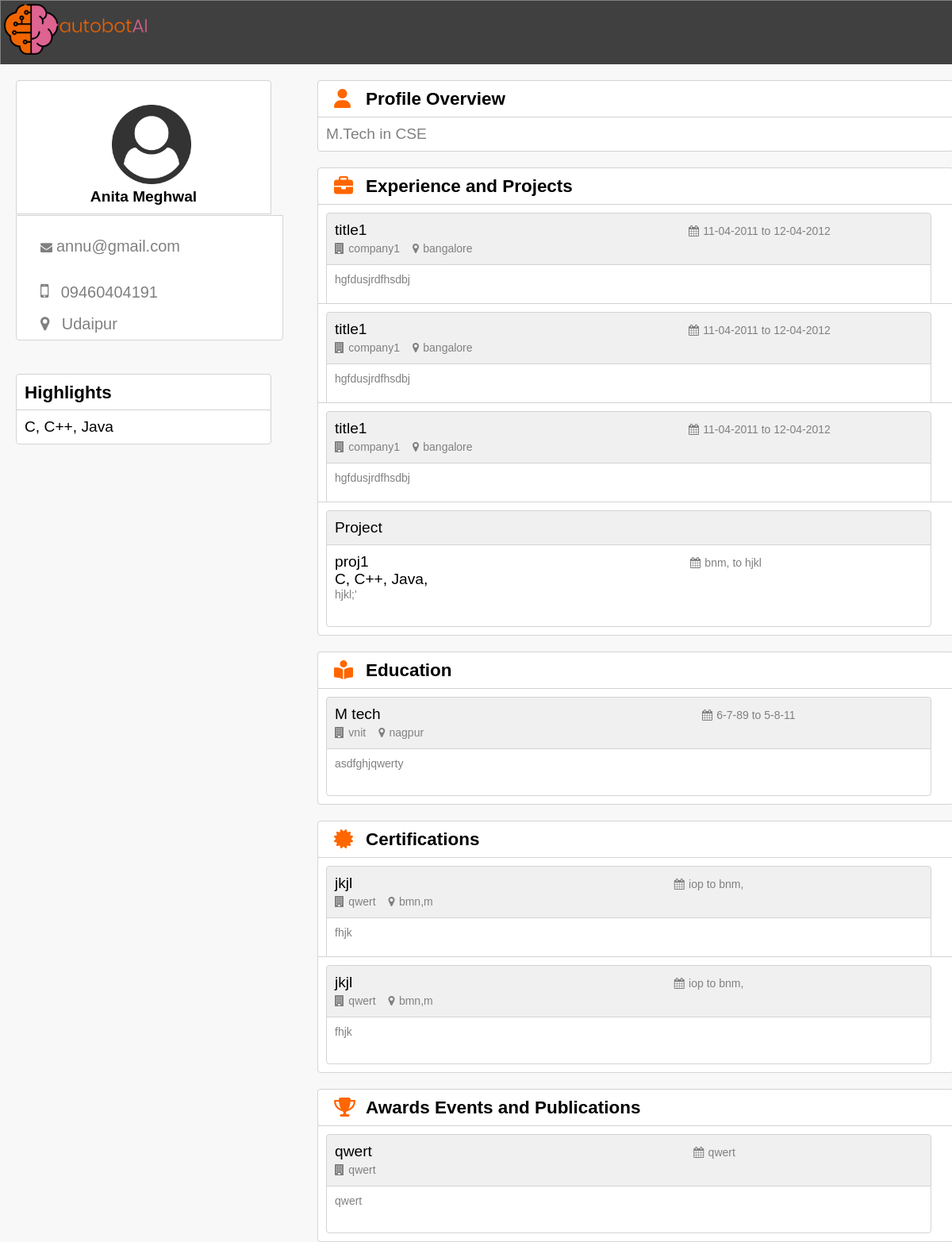
The app's page /display.php?ID=anita with its own data.
### tables this page shows
CREATE TABLE `profile_details` (
  `profileid` int(11) NOT NULL,
  `username` varchar(250) NOT NULL,
  `email` varchar(250) NOT NULL,
  `fullname` varchar(250) NOT NULL,
  `location` varchar(250) NOT NULL,
  `phone` varchar(11) NOT NULL
);

CREATE TABLE `profile_overview` (
  `Overviewid` int(11) NOT NULL,
  `username` varchar(250) NOT NULL,
  `overview` varchar(550) NOT NULL
);

CREATE TABLE `highlights` (
  `hid` int(11) NOT NULL,
  `username` varchar(250) NOT NULL,
  `skills` varchar(550) NOT NULL
);

CREATE TABLE `experience` (
  `exid` int(11) NOT NULL,
  `username` varchar(250) NOT NULL,
  `title` varchar(250) NOT NULL,
  `company` varchar(250) NOT NULL,
  `startdate` varchar(20) NOT NULL,
  `enddate` varchar(20) NOT NULL,
  `location` varchar(250) NOT NULL,
  `description` varchar(550) NOT NULL
);

CREATE TABLE `project` (
  `projid` int(11) NOT NULL,
  `username` varchar(250) NOT NULL,
  `title` varchar(250) NOT NULL,
  `skills` varchar(250) NOT NULL,
  `applink` varchar(250) NOT NULL,
  `startdate` varchar(11) NOT NULL,
  `enddate` varchar(11) NOT NULL,
  `description` varchar(550) NOT NULL
);

CREATE TABLE `education` (
  `eduid` int(11) NOT NULL,
  `username` varchar(250) NOT NULL,
  `degree` varchar(250) NOT NULL,
  `institute` varchar(250) NOT NULL,
  `location` varchar(250) NOT NULL,
  `startdate` varchar(11) NOT NULL,
  `enddate` varchar(11) NOT NULL,
  `description` varchar(550) NOT NULL
);

CREATE TABLE `certification` (
  `certid` int(11) NOT NULL,
  `username` varchar(250) NOT NULL,
  `degree` varchar(250) NOT NULL,
  `institute` varchar(250) NOT NULL,
  `location` varchar(250) NOT NULL,
  `startdate` varchar(11) NOT NULL,
  `enddate` varchar(11) NOT NULL,
  `description` varchar(550) NOT NULL
);

CREATE TABLE `events` (
  `eventid` int(11) NOT NULL,
  `username` varchar(250) NOT NULL,
  `institute` varchar(250) NOT NULL,
  `event` varchar(250) NOT NULL,
  `date` varchar(11) NOT NULL,
  `description` varchar(550) NOT NULL
);

### display.php (the view, shortened to what this page needs)
<?php
if(isset($_GET['ID'])){
	$username= $_GET['ID'];
}
?>
<!DOCTYPE html>
<html>
<head>
	<link rel="stylesheet" type="text/css" href="style.css">
<link rel="stylesheet" href="https://cdnjs.cloudflare.com/ajax/libs/font-awesome/4.7.0/css/font-awesome.min.css">
</head>
<a href="#"><img src="img/logo.png" alt="logo" style="max-width:15%;
  height:auto; position: absolute; margin: 5px auto 0px; margin-left: 5px; "></a>
<body style="background: #F8F8F8;">
	<?php
	$db = mysqli_connect('localhost', 'root', '', 'registration');
   ?>
  <div style="width: 100%; color: blue; height: 60px;  margin: 0px auto 0px;  margin-left: 0px; background: #404040;  font-size: 150%; border-radius: 0px 0px 0px 0px;" class="header">
</div>
<div class="content" style="position: absolute;max-width:25%; margin: 20px; border-radius: 4px 4px 0px 0px; border: 1px solid #D3D3D3; text-align: center;">
<a href="#"><img src="img/userlogo.png" alt="userlogo" style="max-width:50%;height:auto;"></a>
    <p ><strong>
    	<?php
  $query = "SELECT * FROM profile_details WHERE username='$username';";
  $result = mysqli_query($db, $query);
  $resultcheck = mysqli_num_rows($result);
    	if($resultcheck>0)
    	{
    		$userres= mysqli_fetch_assoc($result);
 			 echo $userres['fullname'];
    	}
?>
    	</strong></p>
</div>
<div style="position: absolute; width: 335px; margin: 20px;margin-top: 190px; border-radius: 0px 0px 4px 4px; border: 1px solid #D3D3D3;border: 1px solid #D3D3D3; background:white; color: #808080;">
<br>
  <i style="position: absolute; font-size:15px; margin: 10px; margin-left: 30px; " class="fa">&#xf0e0;</i>
  <p style="margin-top:5px; margin-left: 50px;font-size:20px;">
  <?php
  $query = "SELECT * FROM profile_details WHERE username='$username';";
  $result = mysqli_query($db, $query);
  $userres= mysqli_fetch_assoc($result);
  echo $userres['email'];
  ?>
  </p>
  <br>
  <i style="font-size:24px; margin: 10px; margin-left: 30px;" class="fa">&#xf10b;</i>
  <label style="text-align: left;font-size:20px;">
  <?php
  echo $userres['phone'];
  ?>
  <br>
  </label>
  <i style="font-size:20px; margin: 10px; margin-left: 30px;" class="fa">&#xf041;</i>
  <label style="text-align: left;font-size:20px;">
  <?php
  echo $userres['location'];
  ?>
  </label>
</div>
<div class="content" style=" width:65%; margin: 20px; margin-left: 400px; border-radius: 4px 4px 0px 0px; border: 1px solid #D3D3D3;">
  <i style="position: absolute; font-size:24px; margin-left:10px; color: #FF6600;" class='fas'>&#xf007;</i>
  <h3 style="margin-left: 50px;">Profile Overview</h3>
</div>
<div class="content" style=" width:65%; margin-top: -22px; margin-left: 400px; border-radius: 0px 0px 4px 4px; border: 1px solid #D3D3D3; color: #808080;">
<?php
  $query2 = "SELECT * FROM profile_overview WHERE username='$username';";
  $result2 = mysqli_query($db, $query2);
  $userres2= mysqli_fetch_assoc($result2);
  echo $userres2['overview'];
  ?>
</div>
<div class="content" style="position: absolute; width:25%; margin: 20px; margin-top: 280px; border-radius: 4px 4px 0px 0px; border: 1px solid #D3D3D3;">
   <h3>Highlights</h3>
</div>
<div class="content" style="position: absolute; width:25%; margin: 20px; margin-top: 325px; border-radius: 0px 0px 4px 4px; border: 1px solid #D3D3D3;">
	<?php
  $query3 = "SELECT * FROM highlights WHERE username='$username';";
  $result3 = mysqli_query($db, $query3);
  $userres3= mysqli_fetch_assoc($result3);
  echo $userres3['skills'];
  ?>
  	</div>
<div class="content" style=" width:65%; margin: 20px; margin-left: 400px; border-radius: 4px 4px 4px 4px; border: 1px solid #D3D3D3;">
  <i style="position: absolute; font-size:24px; margin-left:10px; color: #FF6600;" class='fas'>&#xf0b1;</i>
  <h3 style="margin-left: 50px;">Experience and Projects</h3>
</div>
<?php
  $query4 = "SELECT * FROM experience WHERE username='$username';";
  $result4 = mysqli_query($db, $query4);
  ?>
<?php while($row=mysqli_fetch_assoc($result4)) { ?>
<div class="content" style=" width:65%; margin-top: -22px; margin-left: 400px; border-radius: 0px 0px 4px 4px; border: 1px solid #D3D3D3; color: #808080;">
	<div class="header" style="margin:0px; background :#F0F0F0;border: 1px solid #D3D3D3; color: #808080; width:95%; border-radius: 4px 4px 0px 0px;text-align: left;">
		<label style="text-align: left;color: black;"><?php echo $row['title']; ?></label>
		<i style="font-size:14px;margin-left: 400px;" class="fa">&#xf073;</i>
		<label style="font-size:14px;text-align: left;"><?php echo $row['startdate']; ?> to <?php echo $row['enddate']; ?></label>
		<br>
		<i style="font-size:14px" class="fa">&#xf1ad;</i>
		<label style="font-size:14px;text-align: left;"><?php echo $row['company']; ?></label>&nbsp;&nbsp;
		<i style="font-size:14px" class="fa">&#xf041;</i>
		<label style="font-size:14px;text-align: left;"><?php echo $row['location']; ?></label>
	</div>
	<form method="post" class="content" style="width: 95%;margin:0px;margin-top: -1px; border: 1px solid #D3D3D3; color: #808080;border-radius: 0px 0px 4px 4px;"><p style="font-size:14px;text-align: left;"><?php echo $row['description']; ?></p>
		<br>
	</form>
</div>
<?php }?>
<?php
  $query5 = "SELECT * FROM project WHERE username='$username';";
  $result5 = mysqli_query($db, $query5);
 ?>
 <?php while($row1=mysqli_fetch_assoc($result5)) { ?>
<div class="content" style=" width:65%; margin-top: -22px; margin-left: 400px; border-radius: 0px 0px 4px 4px; border: 1px solid #D3D3D3; color: #808080;">
	<div class="header" style="margin:0px; background :#F0F0F0;border: 1px solid #D3D3D3; color: #808080; width:95%; border-radius: 4px 4px 0px 0px;text-align: left;">
		<label style="text-align: left; color: black;">Project</label>
	</div>
	<form method="post" class="content" style="width: 95%;margin:0px;margin-top: -1px; border: 1px solid #D3D3D3; color: #808080;border-radius: 0px 0px 4px 4px;">
		<label style="text-align: left;color: black;"><?php echo $row1['title']; ?></label>
		<i style="font-size:14px;margin-left: 400px;" class="fa">&#xf073;</i>
		<label style="font-size:14px;text-align: left;"><?php echo $row1['startdate']; ?> to <?php echo $row1['enddate']; ?></label>
		<br>
		<label style="text-align: left;color: black;"><?php echo $row1['skills']; ?></label>
		<p style="font-size:14px;text-align: left;"><?php echo $row1['description']; ?></p>
		<br>
	</form>
</div>
<?php }?>
<div class="content" style=" width:65%; margin: 20px; margin-left: 400px; border-radius: 4px 4px 4px 4px; border: 1px solid #D3D3D3;">
  <i style="position: absolute; font-size:24px; margin-left:10px; color: #FF6600;" class='fas'>&#xf5da;</i>
  <h3 style="margin-left: 50px;">Education</h3>
</div>
<?php
  $query6 = "SELECT * FROM education WHERE username='$username';";
  $result6 = mysqli_query($db, $query6);
 ?>
 <?php while($row2=mysqli_fetch_assoc($result6)) { ?>
<div class="content" style=" width:65%; margin-top: -22px; margin-left: 400px; border-radius: 0px 0px 4px 4px; border: 1px solid #D3D3D3; color: #808080;">
	<div class="header" style="margin:0px; background :#F0F0F0;border: 1px solid #D3D3D3; color: #808080; width:95%; border-radius: 4px 4px 0px 0px;text-align: left;">
		<label style="text-align: left;color: black;"><?php echo $row2['degree']; ?></label>
		<i style="font-size:14px;margin-left: 400px;" class="fa">&#xf073;</i>
		<label style="font-size:14px;text-align: left;"><?php echo $row2['startdate']; ?> to <?php echo $row2['enddate']; ?></label>
		<br>
		<i style="font-size:14px" class="fa">&#xf1ad;</i>
		<label style="font-size:14px;text-align: left;"><?php echo $row2['institute']; ?></label>&nbsp;&nbsp;
		<i style="font-size:14px" class="fa">&#xf041;</i>
		<label style="font-size:14px;text-align: left;"><?php echo $row2['location']; ?></label>
	</div>
	<form method="post" class="content" style="width: 95%;margin:0px;margin-top: -1px; border: 1px solid #D3D3D3; color: #808080;border-radius: 0px 0px 4px 4px;"><p style="font-size:14px;text-align: left;"><?php echo $row2['description']; ?></p>
		<br>
	</form>
</div>
<?php }?>
<div class="content" style=" width:65%; margin: 20px; margin-left: 400px; border-radius: 4px 4px 4px 4px; border: 1px solid #D3D3D3;">
  <i style="position: absolute; font-size:24px; margin-left:10px; color: #FF6600;" class='fas'>&#xf0a3;</i>
  <h3 style="margin-left: 50px;">Certifications</h3>
</div>
<?php
  $query7 = "SELECT * FROM certification WHERE username='$username';";
  $result7 = mysqli_query($db, $query7);
 ?>
 <?php while($row3=mysqli_fetch_assoc($result7)) { ?>
<div class="content" style=" width:65%; margin-top: -22px; margin-left: 400px; border-radius: 0px 0px 4px 4px; border: 1px solid #D3D3D3; color: #808080;">
	<div class="header" style="margin:0px; background :#F0F0F0;border: 1px solid #D3D3D3; color: #808080; width:95%; border-radius: 4px 4px 0px 0px;text-align: left;">
		<label style="text-align: left;color: black;"><?php echo $row3['degree']; ?></label>
		<i style="font-size:14px;margin-left: 400px;" class="fa">&#xf073;</i>
		<label style="font-size:14px;text-align: left;"><?php echo $row3['startdate']; ?> to <?php echo $row3['enddate']; ?></label>
		<br>
		<i style="font-size:14px" class="fa">&#xf1ad;</i>
		<label style="font-size:14px;text-align: left;"><?php echo $row3['institute']; ?></label>&nbsp;&nbsp;
		<i style="font-size:14px" class="fa">&#xf041;</i>
		<label style="font-size:14px;text-align: left;"><?php echo $row3['location']; ?></label>
	</div>
	<form method="post" class="content" style="width: 95%;margin:0px;margin-top: -1px; border: 1px solid #D3D3D3; color: #808080;border-radius: 0px 0px 4px 4px;"><p style="font-size:14px;text-align: left;"><?php echo $row3['description']; ?></p>
		<br>
	</form>
</div>
<?php }?>
<div class="content" style=" width:65%; margin: 20px; margin-left: 400px; border-radius: 4px 4px 4px 4px; border: 1px solid #D3D3D3;">
  <i style="position: absolute; font-size:24px; margin-left:10px; color: #FF6600;" class='fas'>&#xf091;</i>
  <h3 style="margin-left: 50px;">Awards Events and Publications</h3>
</div>
<?php
  $query8 = "SELECT * FROM events WHERE username='$username';";
  $result8 = mysqli_query($db, $query8);
 ?>
 <?php while($row4=mysqli_fetch_assoc($result8)) { ?>
<div class="content" style=" width:65%; margin-top: -22px; margin-left: 400px; border-radius: 0px 0px 4px 4px; border: 1px solid #D3D3D3; color: #808080;">
	<div class="header" style="margin:0px; background :#F0F0F0;border: 1px solid #D3D3D3; color: #808080; width:95%; border-radius: 4px 4px 0px 0px;text-align: left;">
		<label style="text-align: left;color: black;"><?php echo $row4['event']; ?></label>
		<i style="font-size:14px;margin-left: 400px;" class="fa">&#xf073;</i>
		<label style="font-size:14px;text-align: left;"><?php echo $row4['date']; ?></label>
		<br>
		<i style="font-size:14px" class="fa">&#xf1ad;</i>
		<label style="font-size:14px;text-align: left;"><?php echo $row4['institute']; ?></label>&nbsp;&nbsp;
	</div>
	<form method="post" class="content" style="width: 95%;margin:0px;margin-top: -1px; border: 1px solid #D3D3D3; color: #808080;border-radius: 0px 0px 4px 4px;"><p style="font-size:14px;text-align: left;"><?php echo $row4['description']; ?></p>
		<br>
	</form>
</div>
<?php }?>
</body>
</html>

### style.css (style rules this page uses)
* { margin: 0px; padding: 0px; font-family: 'Helvetica', 'Arial', sans-serif; }
body { font-size: 120%; font-family: Helvetica, Arial, sans-serif; background: #404040; }
img { max-width:25%; height:auto; margin: 20px auto 0px; margin-left: 20px; }
.header { width: 30%; margin: 100px auto 0px; margin-left: 800px; color: grey; background: white; text-align: center; border: 1px solid grey; border-bottom: none; border-radius: 10px 10px 0px 0px; padding: 10px; }
form, .content { width: 30%; margin: 0px auto; margin-left: 800px; padding: 10px; border: 1px solid #B0C4DE; background: white; border-radius: 0px 0px 10px 10px; }

### records on screen
profile_details: fullname "Anita Meghwal", email "annu@gmail.com", phone "09460404191", location "Udaipur"
profile_overview: overview "M.Tech in CSE"
highlights: skills "C, C++, Java"
experience: title "title1", startdate "11-04-2011", enddate "12-04-2012", company "company1", location "bangalore", description "hgfdusjrdfhsdbj"
experience: title "title1", startdate "11-04-2011", enddate "12-04-2012", company "company1", location "bangalore", description "hgfdusjrdfhsdbj"
experience: title "title1", startdate "11-04-2011", enddate "12-04-2012", company "company1", location "bangalore", description "hgfdusjrdfhsdbj"
project: title "proj1", startdate "bnm,", enddate "hjkl", skills "C, C++, Java,", description "hjkl;'"
education: degree "M tech", startdate "6-7-89", enddate "5-8-11", institute "vnit", location "nagpur", description "asdfghjqwerty"
certification: degree "jkjl", startdate "iop", enddate "bnm,", institute "qwert", location "bmn,m", description "fhjk"
certification: degree "jkjl", startdate "iop", enddate "bnm,", institute "qwert", location "bmn,m", description "fhjk"
events: event "qwert", date "qwert", institute "qwert", description "qwert"
